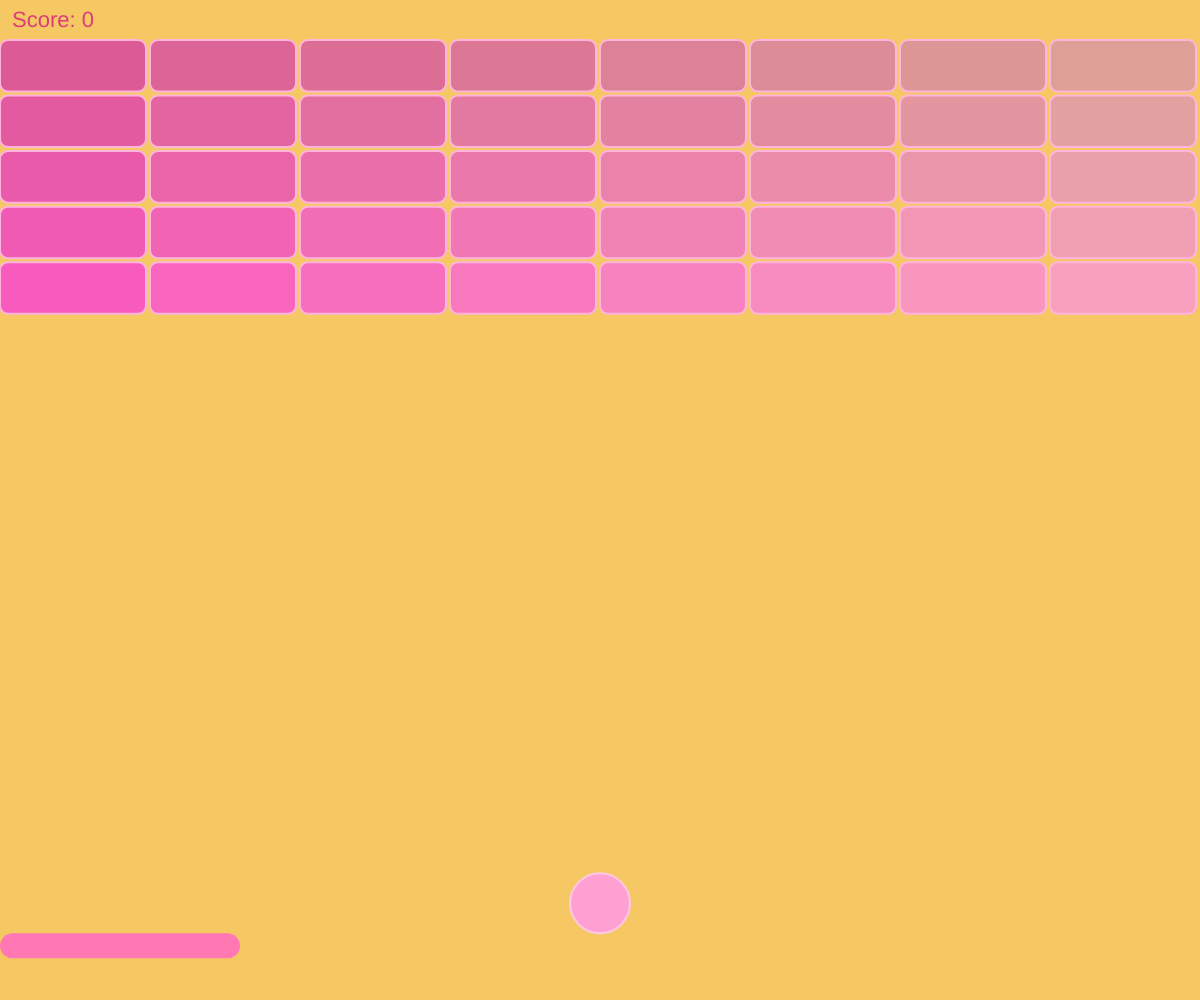
Frame 1 (no input)
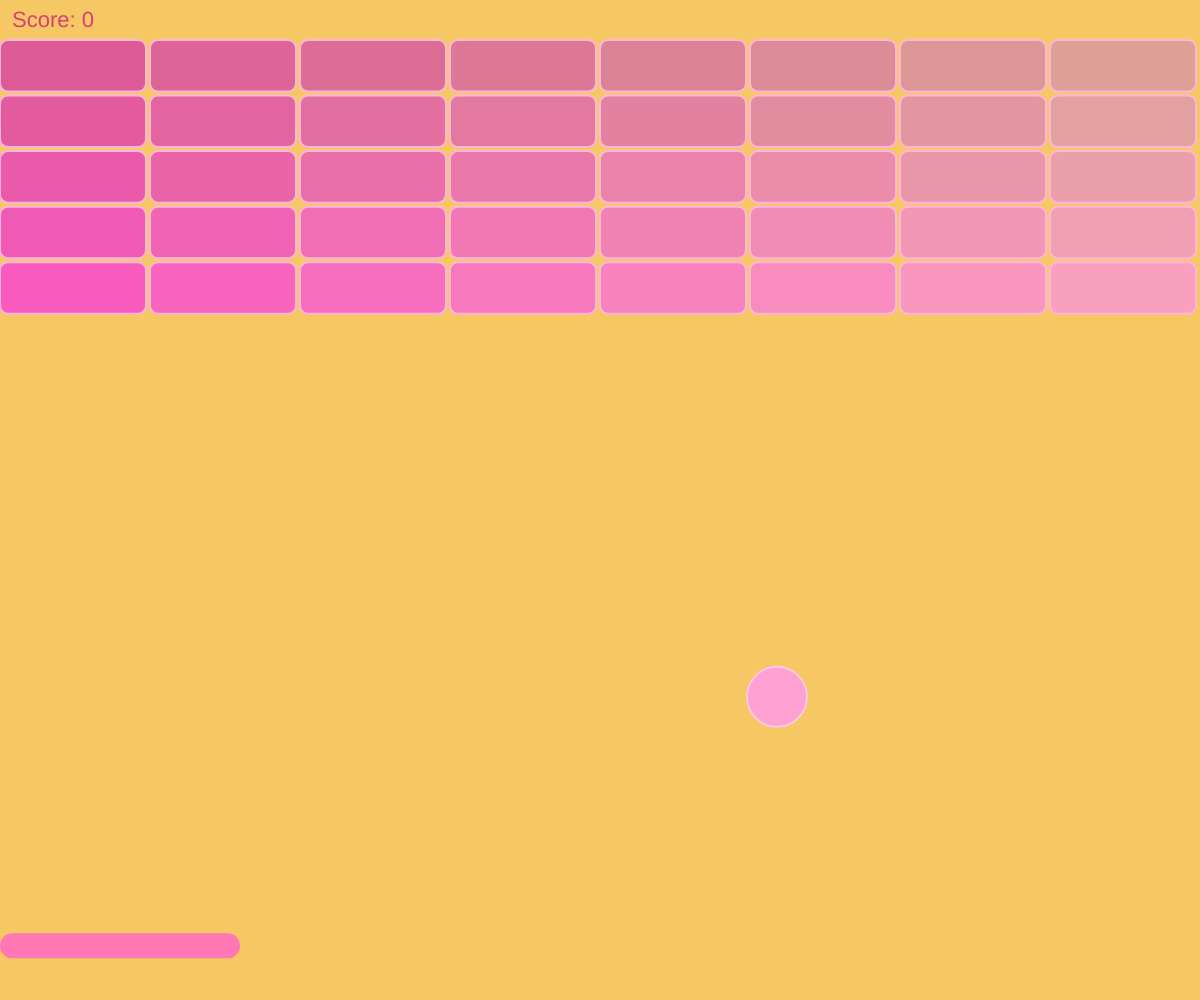
Frame 60 (no input)
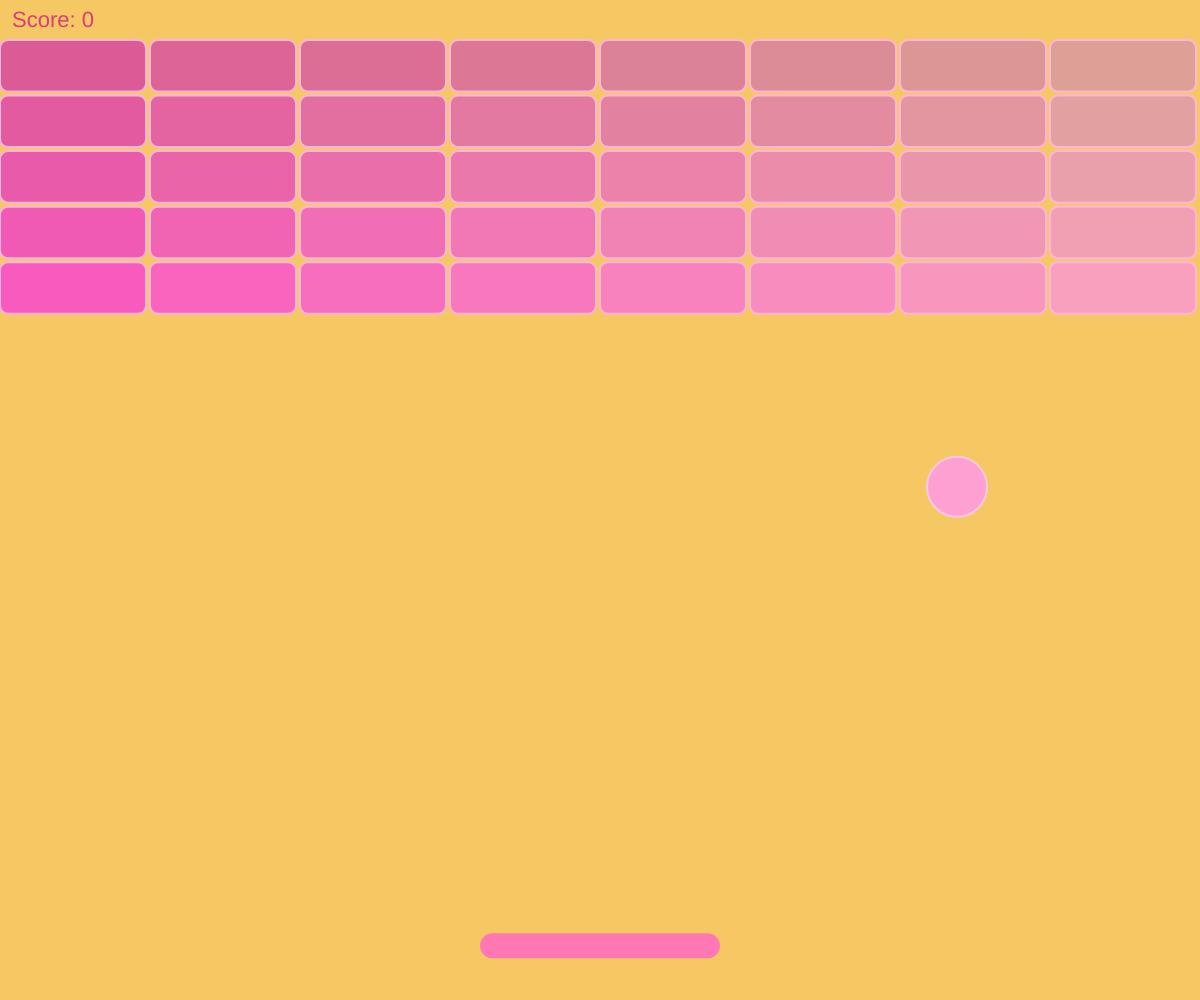
Frame 120 (the mouse pressed at the canvas centre since frame 60)

The p5.js sketch that drew these frames (run headless with seeded random() and noise() and a simulated clock; from frame 60 on, the mouse is pressed at the canvas centre):

// p5.js sketch
// ── sketch.js
// 게임 변수
let paddle, ball, bricks = [], rows = 5, cols = 8, brickW, brickH, score = 0, gameOver = false;

function setup() {
  createCanvas(windowWidth, windowHeight);
  brickW = width / cols;
  brickH = height / 18;
  paddle = {
    w: width / 5,
    h: height / 40,
    x: width / 2 - width / 10,
    y: height - height / 15,
    speed: 12
  };
  ball = {
    r: width / 40,
    x: width / 2,
    y: height - height / 15 - width / 40,
    dx: random([-6, 6]),
    dy: -7
  };
  bricks = [];
  for (let r = 0; r < rows; r++) {
    for (let c = 0; c < cols; c++) {
      // 핑크 계열 그라데이션
      let base = 220 + r * 7;
      let pink = color(base, 90 + c * 10, 150 + r * 10);
      bricks.push({
        x: c * brickW,
        y: r * brickH + 40,
        w: brickW - 4,
        h: brickH - 4,
        alive: true,
        color: pink
      });
    }
  }
  score = 0;
  gameOver = false;
  background(245, 200, 100); // 핑크 배경
}

function draw() {
  background(245, 200, 100); // 핑크 배경
  drawBricks();
  drawPaddle();
  drawBall();
  drawScore();
  if (!gameOver) {
    moveBall();
    checkCollisions();
  } else {
    drawGameOver();
  }
}

function drawBricks() {
  for (let b of bricks) {
    if (b.alive) {
      fill(b.color);
      stroke(255, 180, 220);
      strokeWeight(2);
      rect(b.x, b.y, b.w, b.h, 8);
    }
  }
  noStroke();
}

function drawPaddle() {
  fill(255, 120, 180);
  rect(paddle.x, paddle.y, paddle.w, paddle.h, 14);
}

function drawBall() {
  fill(255, 160, 210);
  stroke(255, 200, 230);
  strokeWeight(2);
  ellipse(ball.x, ball.y, ball.r * 2);
  noStroke();
}

function drawScore() {
  fill(220, 60, 120);
  textSize(22);
  textAlign(LEFT, TOP);
  text('Score: ' + score, 12, 10);
}

function moveBall() {
  ball.x += ball.dx*0.5;
  ball.y += ball.dy*0.5;
}

function checkCollisions() {
  // 벽
  if (ball.x - ball.r < 0 || ball.x + ball.r > width) ball.dx *= -1;
  if (ball.y - ball.r < 0) ball.dy *= -1;
  // 패들
  if (
    ball.y + ball.r > paddle.y &&
    ball.x > paddle.x &&
    ball.x < paddle.x + paddle.w &&
    ball.y < paddle.y + paddle.h
  ) {
    ball.dy *= -1;
    // 패들 중앙에서 멀수록 각도 변화
    let hitPos = (ball.x - (paddle.x + paddle.w / 2)) / (paddle.w / 2);
    ball.dx = hitPos * 8;
    ball.y = paddle.y - ball.r;
  }
  // 벽돌
  for (let b of bricks) {
    if (b.alive &&
      ball.x + ball.r > b.x && ball.x - ball.r < b.x + b.w &&
      ball.y + ball.r > b.y && ball.y - ball.r < b.y + b.h) {
      b.alive = false;
      score++;
      // 충돌 방향
      let overlapL = ball.x + ball.r - b.x;
      let overlapR = b.x + b.w - (ball.x - ball.r);
      let overlapT = ball.y + ball.r - b.y;
      let overlapB = b.y + b.h - (ball.y - ball.r);
      let minOverlap = min(overlapL, overlapR, overlapT, overlapB);
      if (minOverlap === overlapL || minOverlap === overlapR) ball.dx *= -1;
      else ball.dy *= -1;
      break;
    }
  }
  // 바닥
  if (ball.y - ball.r > height) {
    gameOver = true;
  }
  // 클리어
  if (score === rows * cols) {
    gameOver = true;
  }
}

function drawGameOver() {
  fill(255, 80, 180);
  textSize(40);
  textAlign(CENTER, CENTER);
  text(score === rows * cols ? 'CLEAR!' : 'GAME OVER', width / 2, height / 2 - 20);
  textSize(22);
  fill(220, 60, 120);
  text('Tap to Restart', width / 2, height / 2 + 30);
}

// 모바일 터치/마우스 이동
function touchMoved() {
  paddle.x = constrain(mouseX - paddle.w / 2, 0, width - paddle.w);
  return false;
}
function mouseMoved() {
  paddle.x = constrain(mouseX - paddle.w / 2, 0, width - paddle.w);
}

function touchStarted() {
  if (gameOver) setup();
}
function mousePressed() {
  if (gameOver) setup();
}

function windowResized() {
  resizeCanvas(windowWidth, windowHeight * 0.7);
  setup();
}
